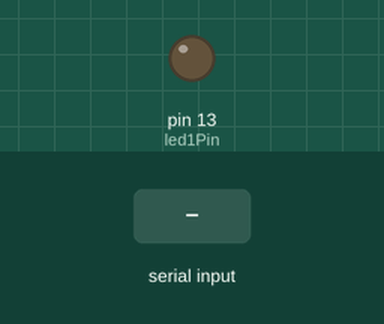
The sketch below on a simulated Arduino Leonardo, built with avr-gcc and run on an emulated ATmega32U4. On the bench: output pins drawn as LEDs (lit = HIGH). The inputs (shaded band) are chosen by the test bench. USB keyboard and mouse output is not drawn.

Above: at 1.2 s.
1.3 s: "L\n" received over the second serial link
Timing chart, 0 to 4.3 s (numbered marks = the images above; inputs shaded):
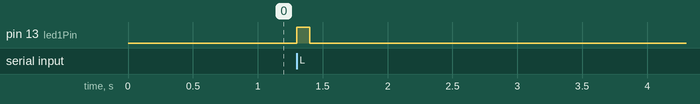

The sketch:

ArduinoGamepadEmulator.ino
```cpp
#include <Joystick.h>

Joystick_ Joystick(JOYSTICK_DEFAULT_REPORT_ID,JOYSTICK_TYPE_GAMEPAD,
  10, 1,                  // Button Count, Hat Switch Count
  true, true, true,     // X and Y, but no Z Axis
  false, false, false,   // No Rx, Ry, or Rz
  false, false,          // No rudder or throttle
  false, false, false);  // No accelerator, brake, or steering


String inputString = "";         // a string to hold incoming data
boolean stringComplete = false;  // whether the string is complete

int led1Pin = 13;

boolean isConnected = false;
int lastButtonState[5] = {0,0,0,0,0};

void setup() {
  // Initialize Joystick Library
  Joystick.begin();
  Joystick.setXAxisRange(-1, 1);
  Joystick.setYAxisRange(-1, 1);
  Serial1.begin(9600);
  pinMode(led1Pin,OUTPUT);
}

void loop() {

  readSerialData();

  if(stringComplete)
  {
    stringComplete = false;
    String command = inputString.substring(1);

    String button = command.substring(0, command.indexOf('-'));
    String valueButton = command.substring(command.indexOf('-') + 1);

    int delayNumber = 100;

    digitalWrite(13, 1);

    if (button == "L") {
      Joystick.setXAxis(-1);
      delay(delayNumber);
      Joystick.setXAxis(0);
    } else if (button == "R") {
      Joystick.setXAxis(1);
      delay(delayNumber);
      Joystick.setXAxis(0);
    } else if (button == "U") {
      Joystick.setYAxis(-1);
      delay(delayNumber);
      Joystick.setYAxis(0);
    } else if (button == "D") {
      Joystick.setYAxis(1);
      delay(delayNumber);
      Joystick.setYAxis(0);
    } else if (button == "LH") {
      Joystick.setHatSwitch(0, 270);
      delay(delayNumber);
      Joystick.setHatSwitch(0, -1);
    } else if (button == "RH") {
      Joystick.setHatSwitch(0, 90);
      delay(delayNumber);
      Joystick.setHatSwitch(0, -1);
    } else if (button == "UH") {
      Joystick.setHatSwitch(0, 0);
      delay(delayNumber);
      Joystick.setHatSwitch(0, -1);
    } else if (button == "DH") {
      Joystick.setHatSwitch(0, 180);
      delay(delayNumber);
      Joystick.setHatSwitch(0, -1);
    } else {
      int intbutton = button.toInt() - 1;
      Joystick.pressButton(intbutton);
      delay(delayNumber);
      Joystick.releaseButton(intbutton);
    }


    digitalWrite(13, 0);
    inputString = "";
  }

}

boolean getLedState()
{
  boolean state = false;
  if(inputString.substring(5,7).equals("ON"))
  {
    state = true;
  }else
  {
    state = false;
  }
  return state;
}

String getTextToPrint()
{
  String value = inputString.substring(5,inputString.length()-2);
  return value;
}

void readSerialData() {
  if (Serial1.available()) {
    // get the new byte:
    char inChar = (char)Serial1.read();

    // add it to the inputString:
    inputString += inChar;
    // if the incoming character is a newline, set a flag
    // so the main loop can do something about it:
    if (inChar == '\n') {
      stringComplete = true;
    }
  }
}
```

Measured:
- after the input at 1.3 s, pin 13 (led1Pin): LOW → HIGH at once, → LOW 0.10 s later
